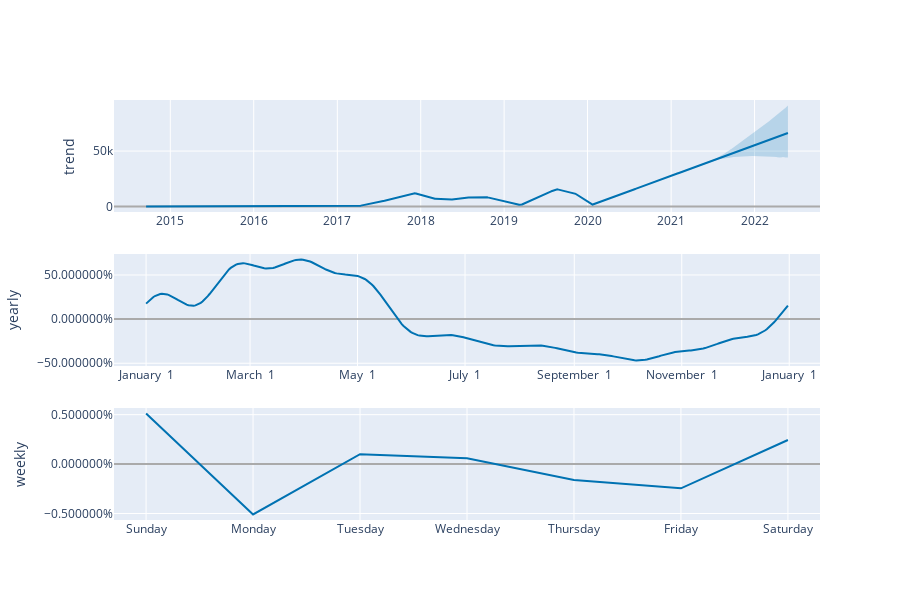

Notebook code cell kept with this figure:
### Code cell
plot_components_plotly(m, forecast)

### Figure 1 — Plotly figure (JSON) as saved in the notebook; plotly's stock layout.template omitted (floating-point values rounded to 4 significant figures; data arrays with more than 128 entries replaced by an {"elided": "..."} marker saying what was removed)
{"data": [{"line": {"color": "#0072B2", "width": 2}, "mode": "lines", "name": "trend", "type": "scatter", "x": {"elided": "2806 str values"}, "xaxis": "x", "y": {"elided": "2806 float values"}, "yaxis": "y"}, {"line": {"color": "rgba(0, 114, 178, 0.2)", "width": 0}, "mode": "lines", "name": "trend_upper", "type": "scatter", "x": {"elided": "2806 str values"}, "xaxis": "x", "y": {"elided": "2806 float values"}, "yaxis": "y"}, {"fill": "tonexty", "fillcolor": "rgba(0, 114, 178, 0.2)", "line": {"color": "rgba(0, 114, 178, 0.2)", "width": 0}, "mode": "lines", "name": "trend_lower", "type": "scatter", "x": {"elided": "2806 str values"}, "xaxis": "x", "y": {"elided": "2806 float values"}, "yaxis": "y"}, {"line": {"color": "#0072B2", "width": 2}, "mode": "lines", "name": "yearly", "type": "scatter", "x": {"elided": "365 str values"}, "xaxis": "x2", "y": {"elided": "365 float values"}, "yaxis": "y2"}, {"line": {"color": "#0072B2", "width": 2}, "mode": "lines", "name": "weekly", "type": "scatter", "x": ["2017-01-01T00:00:00", "2017-01-02T00:00:00", "2017-01-03T00:00:00", "2017-01-04T00:00:00", "2017-01-05T00:00:00", "2017-01-06T00:00:00", "2017-01-07T00:00:00"], "xaxis": "x3", "y": [0.005108, -0.00509, 0.001005, 0.0005947, -0.001601, -0.002455, 0.002438], "yaxis": "y3"}], "layout": {"height": 600, "showlegend": false, "width": 900, "xaxis": {"anchor": "y", "domain": [0, 1], "range": ["2014-04-29T13:12:00", "2022-10-14T10:48:00"], "type": "date"}, "xaxis2": {"anchor": "y2", "domain": [0, 1], "range": ["2016-12-13T18:54:02.958904115", "2018-01-18T11:04:57.863013581"], "tickformat": "%B %e", "type": "date"}, "xaxis3": {"anchor": "y3", "domain": [0, 1], "range": ["2016-12-31T16:48:00", "2017-01-07T07:12:00"], "tickformat": "%A", "type": "date"}, "yaxis": {"anchor": "x", "domain": [0.7333, 1], "rangemode": "normal", "title": {"text": "trend"}, "zerolinecolor": "#AAA"}, "yaxis2": {"anchor": "x2", "domain": [0.3667, 0.6333], "hoverformat": ".2%", "tickformat": "%", "title": {"text": "yearly"}, "zerolinecolor": "#AAA"}, "yaxis3": {"anchor": "x3", "domain": [0, 0.2667], "hoverformat": ".2%", "tickformat": "%", "title": {"text": "weekly"}, "zerolinecolor": "#AAA"}}}
